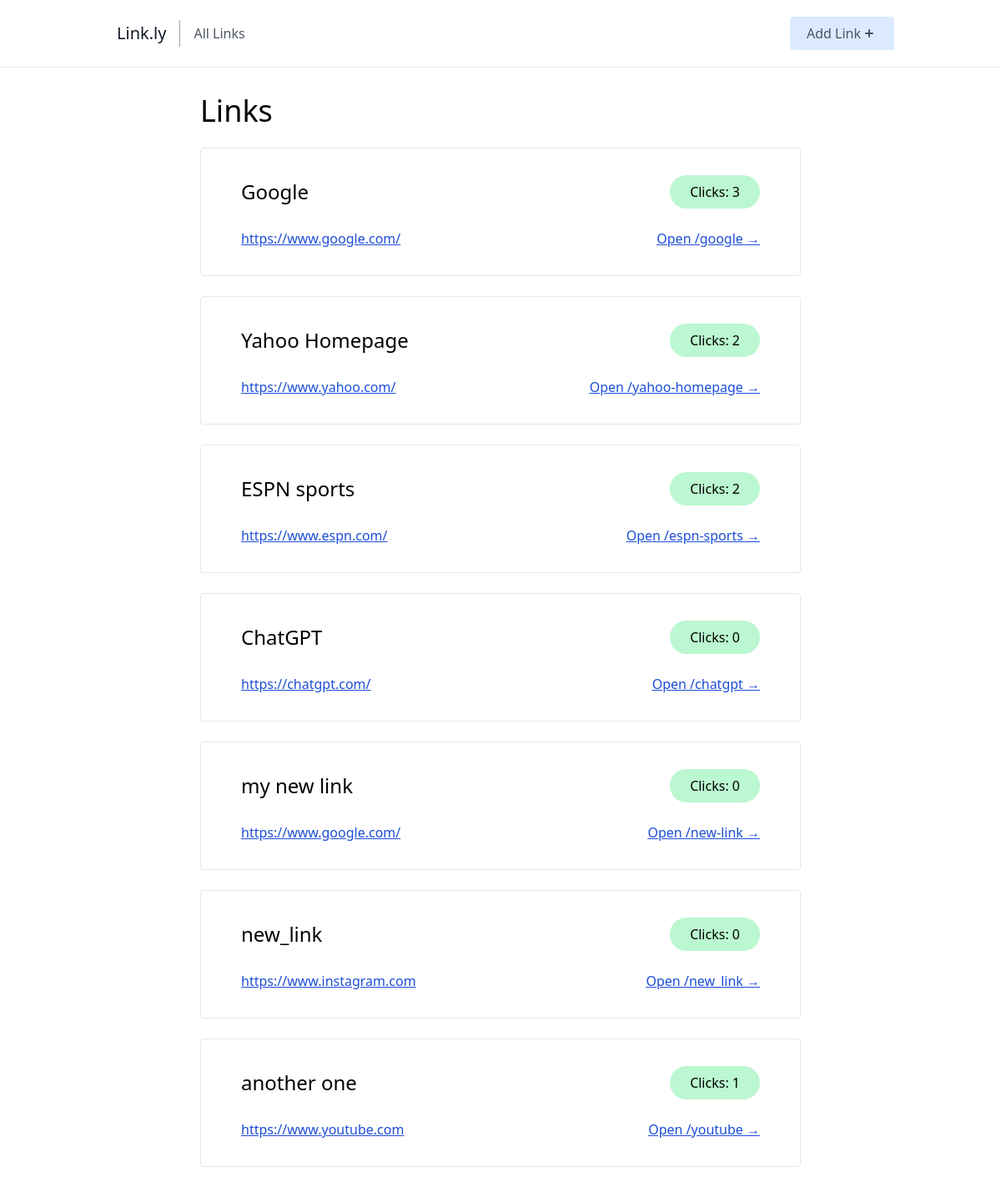
The page / on the database its author committed.
### links/models.py (models this page shows, shortened)
class Link(models.Model):
    name = models.CharField(max_length = 50, unique = True)
    url = models.URLField(max_length = 200)
    slug = models.SlugField(unique = True, blank = True)
    clicks = models.PositiveIntegerField(default = 0)

### links/views.py (the view)
# urls.py: path('', index, name='home'),
def index(request):
    links = Link.objects.all()
    context = {
        "links": links
    }
    return render(request, 'links/index.html', context)

### links/templates/links/index.html
{% extends 'links/_base.html' %}
{% block content %}
<div class="sm:w-2/3 mx-auto px-10">
    <h1 class="text-4xl mb-2">Links</h1>
    {% for link in links %}
    <div class="border rounded px-12 py-8 my-6 hover:bg-gray-50">
        <div class="flex justify-between items-center pb-6">
            <p class="text-2xl">{{link.name}}</p>
            <p class="rounded-full bg-green-200 px-6 py-2">Clicks: {{link.clicks}}</p>
        </div>
        <div class="flex justify-between items-center">
            <p><a class="underline text-blue-700" href="{{link.url}}">{{link.url}}</a></p>
            <p class="underline underline text-blue-700"><a target="_blank" href="{% url 'root-link' link.slug %}">Open /{{link.slug}} →</a></p>
        </div>
    </div>
    {% endfor %}
</div>
{% endblock content %}

### links/templates/links/_base.html (shortened to what this page needs)
<html>
    <head>
        <script src="https://cdn.tailwindcss.com"></script>
    </head>
    <body class="">
        <header class="text-gray-600 body-font border-b mb-8">
            <div class="container mx-auto flex flex-wrap px-10 py-5 flex-col md:flex-row items-center">
                <a href="{% url 'home' %}" class="flex title-font font-medium items-center text-gray-900 mb-4 md:mb-0">
                <span class="ml-3 text-xl">Link.ly</span>
                </a>
                <nav class="md:mr-auto md:ml-4 md:py-1 md:pl-4 md:border-l md:border-gray-400	flex flex-wrap items-center text-base justify-center">
                <a href="{% url 'home' %}" class="mr-5 hover:text-gray-900">All Links</a>
                </nav>
                <a href="{% url 'create-link' %}">
                    <button class="inline-flex items-center bg-blue-100 border-0 py-2 px-5 focus:outline-none hover:bg-blue-200 rounded text-base mt-4 md:mt-0">Add Link
                        <svg xmlns="http://www.w3.org/2000/svg" class="h-5 w-5" viewBox="0 0 20 20" fill="currentColor">
                            <path fill-rule="evenodd" d="M10 5a1 1 0 011 1v3h3a1 1 0 110 2h-3v3a1 1 0 11-2 0v-3H6a1 1 0 110-2h3V6a1 1 0 011-1z" clip-rule="evenodd" />
                        </svg>
                    </button>
                </a>
            </div>
        </header>
        <div>
            {% block content %}
            {% endblock content %}
        </div>
    </body>
</html>

### rows shown on the page
Link: name "Google", clicks "3", url "https://www.google.com/", slug "google"
Link: name "Yahoo Homepage", clicks "2", url "https://www.yahoo.com/", slug "yahoo-homepage"
Link: name "ESPN sports", clicks "2", url "https://www.espn.com/", slug "espn-sports"
Link: name "ChatGPT", clicks "0", url "https://chatgpt.com/", slug "chatgpt"
Link: name "my new link", clicks "0", url "https://www.google.com/", slug "new-link"
Link: name "new_link", clicks "0", url "https://www.instagram.com", slug "new_link"
Link: name "another one", clicks "1", url "https://www.youtube.com", slug "youtube"
